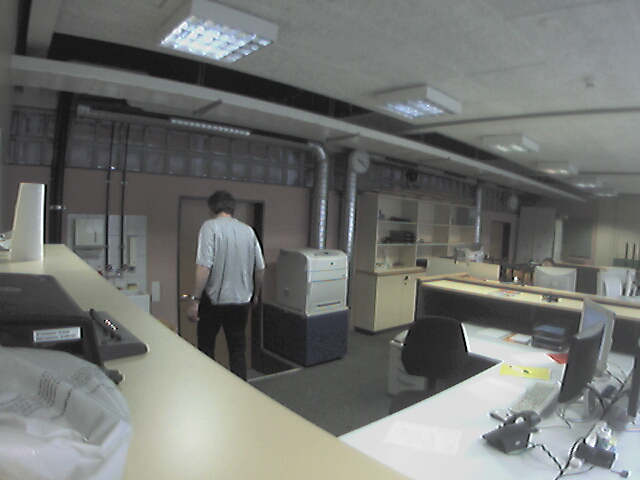
#> input picture BackgroudSubtraction/image_01.bmp, 640 x 480 px
$ python serie2_1.py BackgroudSubtraction/image_01.bmp
#> lines starting #> are read from the running program, lines starting #| are printed output that depends on the picture
import cv2,numpy as np,sys,os
from matplotlib import pyplot as plt
"""
if __name__ == "__main__":
    image = cv2.imread(sys.argv[1])
    shape = image.shape
    print("definition : ")
    print(shape[0]*shape[1])
    print("type de données : ")
    print(image.dtype)
    print("nombre de cannaux : ")
    print(shape[2])
    print("taille : ")
    print(os.path.getsize(sys.argv[1]))
    print("la valeur min : ")
    print(np.amin(image))
    print("la valeur max : ")
    print(np.amax(image))
    print("la valeur moyenne : ")
    print(np.mean(image))
    print("ecart type : ")
    print(np.std(image))
    print("mode : ")
    print(np.argmax(np.bincount(image.flatten())))
"""
if __name__ == "__main__":
    image = cv2.imread(sys.argv[1])
#> image is the input picture: shape (480, 640, 3); mean B, G, R 112.9, 115.7, 113.6
    color = ('r','g','b')
    labels = ('h','s','v')
    hsv = cv2.cvtColor(image, cv2.COLOR_BGR2HSV)
#> hsv: shape (480, 640, 3); mean H, S, V 62.5, 16.2, 117.8
    for i,col in enumerate(color):
        hist = cv2.calcHist([image],[i],None,[256],[0,256])
        hist2,bins = np.histogram(image.ravel(),256,[0,256])
        #plt.hist(image.ravel(),256,[0,256])
        plt.plot(hist2,color = col,label=labels[i])
        plt.xlim([0,256])
    plt.title('Histogram for gray scale image')
    plt.show()
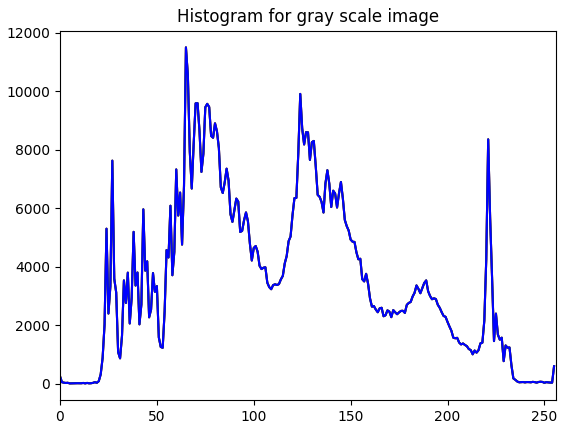
#> figure drawn by matplotlib, 1 panel; curve peaks at x = 65, y = 11507; curve peaks at x = 65, y = 11507; curve peaks at x = 65, y = 11507
